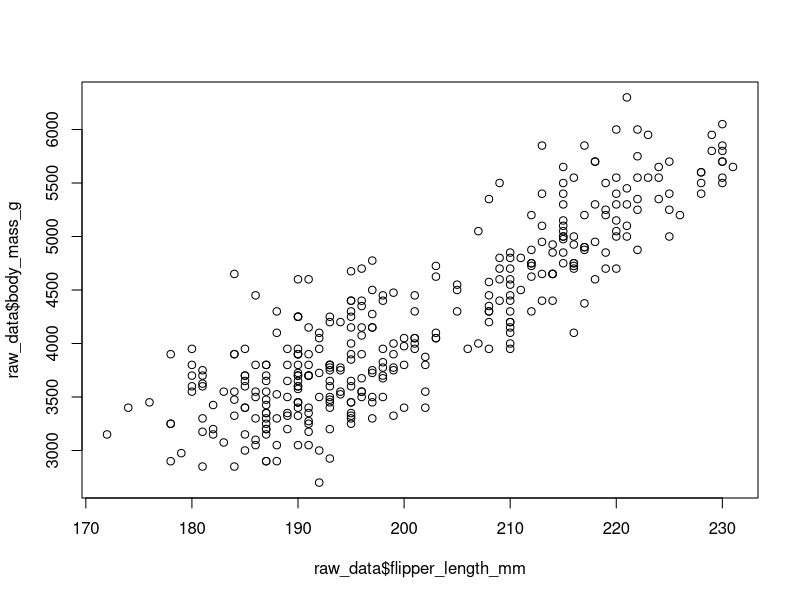

Here is the R script that generated this plot:
#see the data
summary(palmerpenguins::penguins)

raw_data = palmerpenguins::penguins
plot(raw_data$flipper_length_mm, raw_data$body_mass_g)
